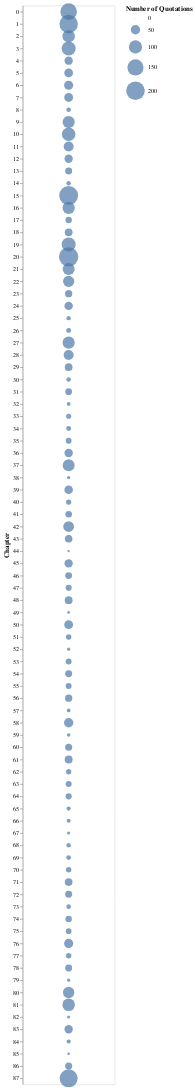

Here is the notebook cell this chart was saved with:
### Code cell
alt.Chart(quotationsPerChapter).mark_circle().encode(y='Chapter:O', size=alt.Size('Number of Quotations:Q', scale=alt.Scale(range=[1, 1000]))).properties(width=150)

### Figure 1 — Vega-Lite specification as saved in the notebook (floating-point values rounded to 4 significant figures)
{"config": {"view": {"continuousWidth": 400, "continuousHeight": 300}}, "data": {"name": "data-9a172d36fd142b3e66a2f32829fad23e"}, "mark": "circle", "encoding": {"size": {"type": "quantitative", "field": "Number of Quotations", "scale": {"range": [1, 1000]}}, "y": {"type": "ordinal", "field": "Chapter"}}, "width": 150, "$schema": "https://vega.github.io/schema/vega-lite/v4.8.1.json", "datasets": {"data-9a172d36fd142b3e66a2f32829fad23e": [{"Number of Quotations": 159, "Chapter": 0}, {"Number of Quotations": 197, "Chapter": 1}, {"Number of Quotations": 89, "Chapter": 2}, {"Number of Quotations": 114, "Chapter": 3}, {"Number of Quotations": 40, "Chapter": 4}, {"Number of Quotations": 44, "Chapter": 5}, {"Number of Quotations": 48, "Chapter": 6}, {"Number of Quotations": 45, "Chapter": 7}, {"Number of Quotations": 12, "Chapter": 8}, {"Number of Quotations": 86, "Chapter": 9}, {"Number of Quotations": 106, "Chapter": 10}, {"Number of Quotations": 57, "Chapter": 11}, {"Number of Quotations": 40, "Chapter": 12}, {"Number of Quotations": 28, "Chapter": 13}, {"Number of Quotations": 11, "Chapter": 14}, {"Number of Quotations": 207, "Chapter": 15}, {"Number of Quotations": 87, "Chapter": 16}, {"Number of Quotations": 24, "Chapter": 17}, {"Number of Quotations": 35, "Chapter": 18}, {"Number of Quotations": 114, "Chapter": 19}, {"Number of Quotations": 217, "Chapter": 20}, {"Number of Quotations": 83, "Chapter": 21}, {"Number of Quotations": 73, "Chapter": 22}, {"Number of Quotations": 30, "Chapter": 23}, {"Number of Quotations": 41, "Chapter": 24}, {"Number of Quotations": 11, "Chapter": 25}, {"Number of Quotations": 14, "Chapter": 26}, {"Number of Quotations": 85, "Chapter": 27}, {"Number of Quotations": 58, "Chapter": 28}, {"Number of Quotations": 34, "Chapter": 29}, {"Number of Quotations": 12, "Chapter": 30}, {"Number of Quotations": 26, "Chapter": 31}, {"Number of Quotations": 8, "Chapter": 32}, {"Number of Quotations": 15, "Chapter": 33}, {"Number of Quotations": 14, "Chapter": 34}, {"Number of Quotations": 19, "Chapter": 35}, {"Number of Quotations": 41, "Chapter": 36}, {"Number of Quotations": 82, "Chapter": 37}, {"Number of Quotations": 6, "Chapter": 38}, {"Number of Quotations": 42, "Chapter": 39}, {"Number of Quotations": 16, "Chapter": 40}, {"Number of Quotations": 25, "Chapter": 41}, {"Number of Quotations": 66, "Chapter": 42}, {"Number of Quotations": 33, "Chapter": 43}, {"Number of Quotations": 3, "Chapter": 44}, {"Number of Quotations": 40, "Chapter": 45}, {"Number of Quotations": 27, "Chapter": 46}, {"Number of Quotations": 21, "Chapter": 47}, {"Number of Quotations": 35, "Chapter": 48}, {"Number of Quotations": 4, "Chapter": 49}, {"Number of Quotations": 45, "Chapter": 50}, {"Number of Quotations": 17, "Chapter": 51}, {"Number of Quotations": 6, "Chapter": 52}, {"Number of Quotations": 20, "Chapter": 53}, {"Number of Quotations": 28, "Chapter": 54}, {"Number of Quotations": 20, "Chapter": 55}, {"Number of Quotations": 30, "Chapter": 56}, {"Number of Quotations": 8, "Chapter": 57}, {"Number of Quotations": 50, "Chapter": 58}, {"Number of Quotations": 7, "Chapter": 59}, {"Number of Quotations": 29, "Chapter": 60}, {"Number of Quotations": 36, "Chapter": 61}, {"Number of Quotations": 16, "Chapter": 62}, {"Number of Quotations": 21, "Chapter": 63}, {"Number of Quotations": 22, "Chapter": 64}, {"Number of Quotations": 10, "Chapter": 65}, {"Number of Quotations": 9, "Chapter": 66}, {"Number of Quotations": 5, "Chapter": 67}, {"Number of Quotations": 11, "Chapter": 68}, {"Number of Quotations": 13, "Chapter": 69}, {"Number of Quotations": 17, "Chapter": 70}, {"Number of Quotations": 34, "Chapter": 71}, {"Number of Quotations": 28, "Chapter": 72}, {"Number of Quotations": 12, "Chapter": 73}, {"Number of Quotations": 24, "Chapter": 74}, {"Number of Quotations": 18, "Chapter": 75}, {"Number of Quotations": 48, "Chapter": 76}, {"Number of Quotations": 17, "Chapter": 77}, {"Number of Quotations": 28, "Chapter": 78}, {"Number of Quotations": 6, "Chapter": 79}, {"Number of Quotations": 75, "Chapter": 80}, {"Number of Quotations": 91, "Chapter": 81}, {"Number of Quotations": 5, "Chapter": 82}, {"Number of Quotations": 40, "Chapter": 83}, {"Number of Quotations": 10, "Chapter": 84}, {"Number of Quotations": 4, "Chapter": 85}, {"Number of Quotations": 29, "Chapter": 86}, {"Number of Quotations": 187, "Chapter": 87}]}}
